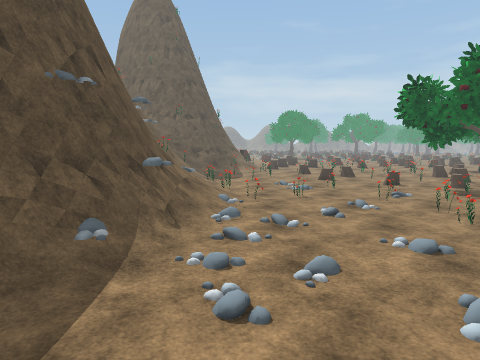
View 1 (above)

24 first-person views from a walk through a Unity game level. The camera is 1.4 m above the floor, tilts 6° down and sees 70° across. The floor is counted in squares, 1 m on a side. Each view is taken from the middle of a square. On the plan, view 1 faces up. The plan holds only what a view shows up to about 15 squares ahead; the rest is blank. The place goes on beyond the plan. The player is left out. Some animated figures are not drawn. Some surface patterns are stand-ins.

View 2
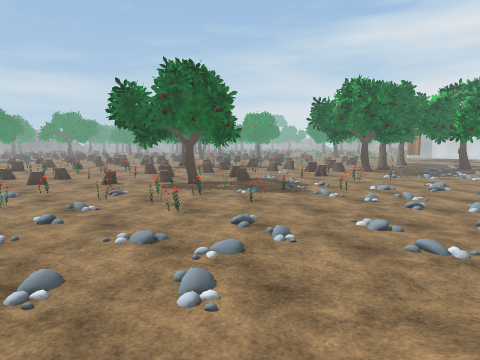

View 3
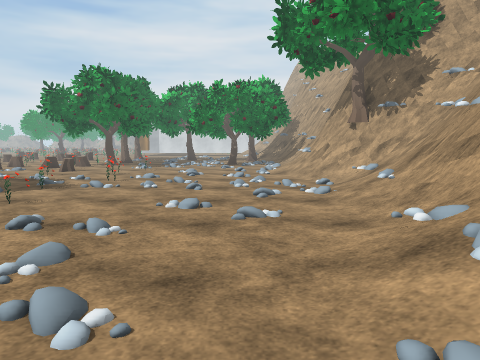

View 4
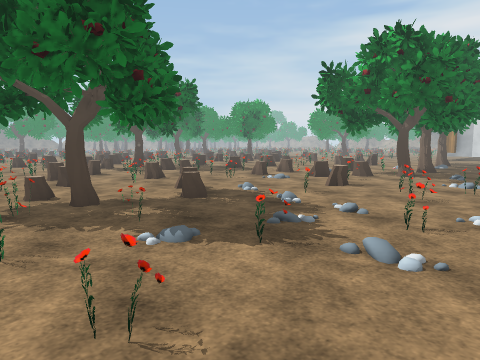

View 5
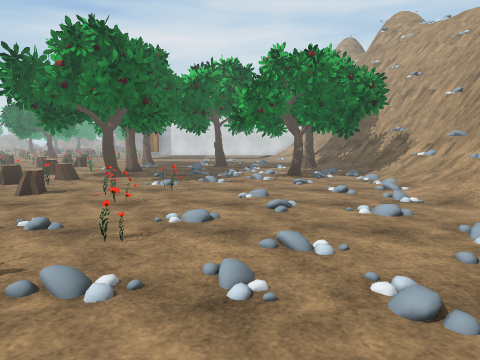

View 6
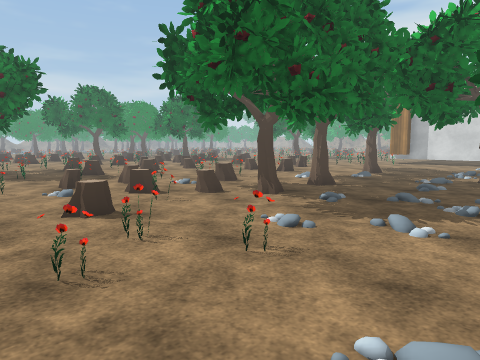

View 7
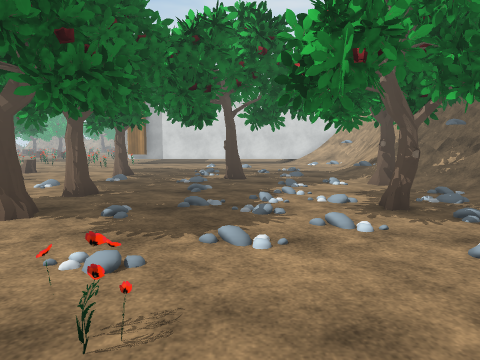

View 8
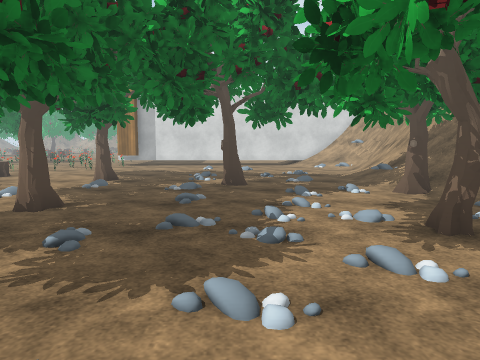

View 9
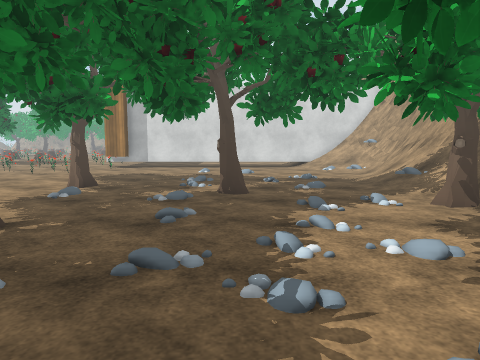

View 10
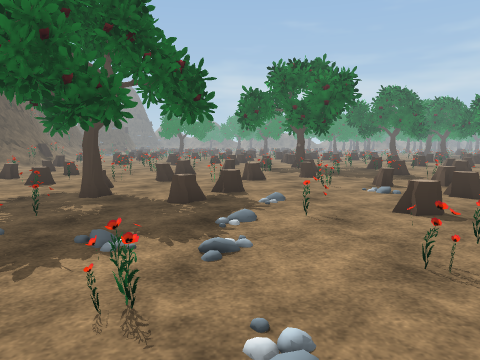

View 11
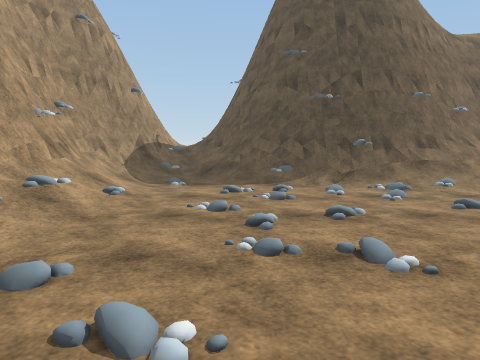

View 12
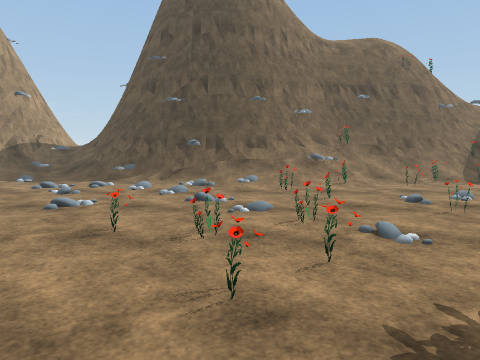

View 13
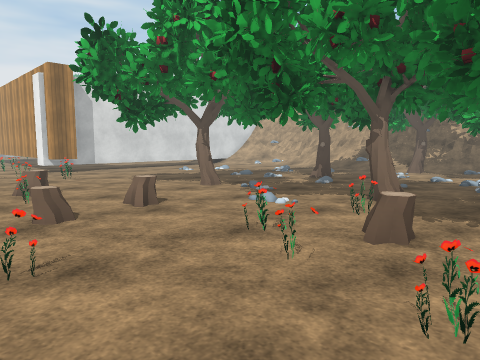

View 14
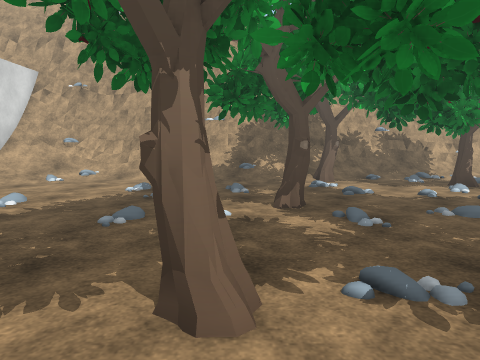

View 15
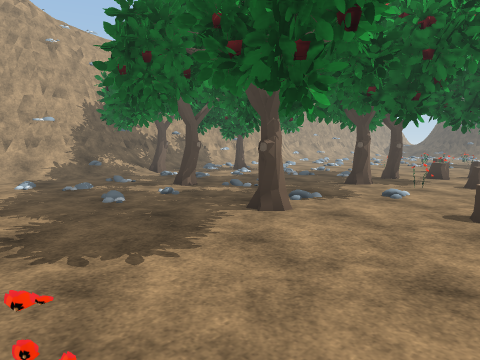

View 16
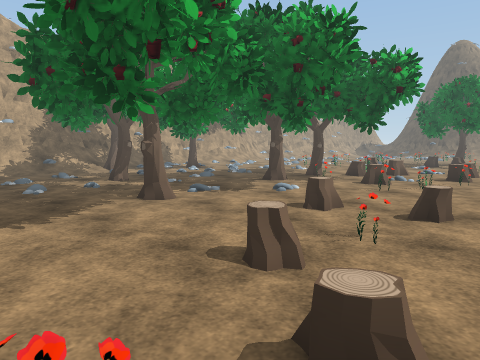

View 17
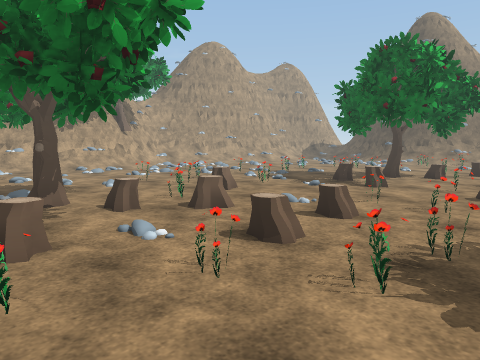

View 18
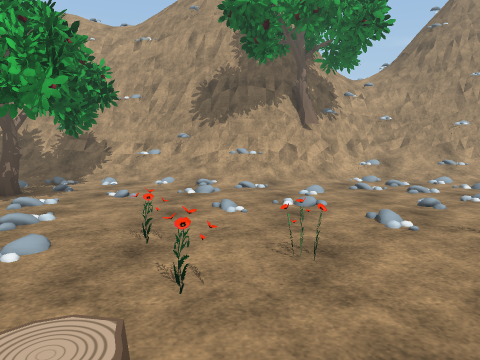

View 19
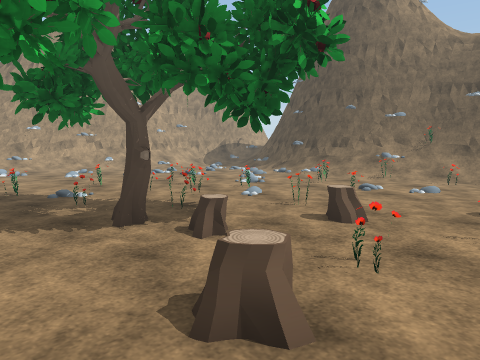

View 20
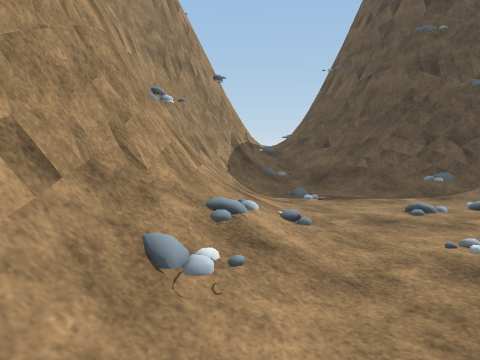

View 21
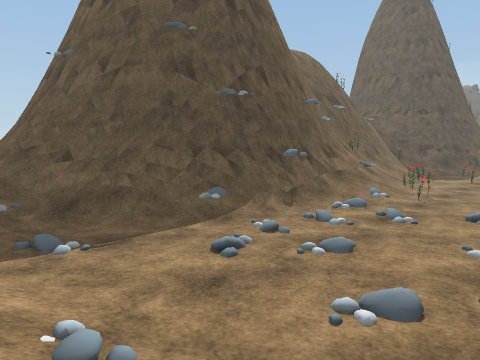

View 22
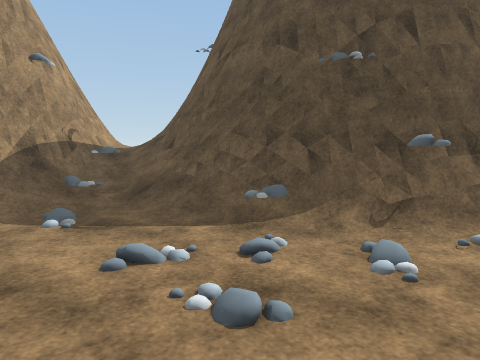

View 23
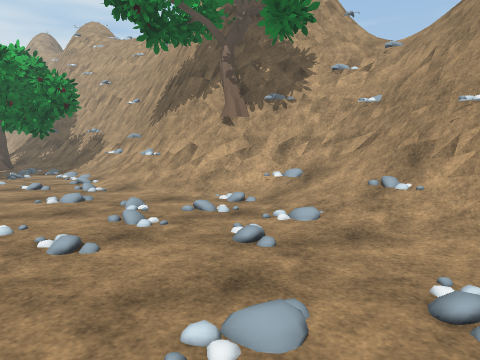

View 24
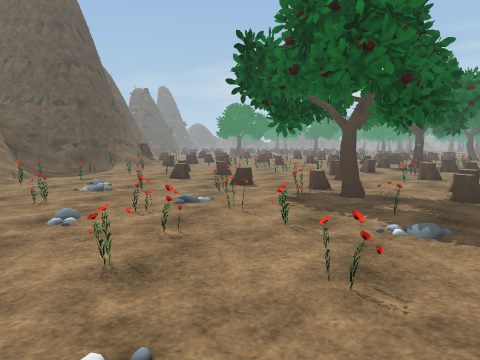

### Floor plan
Key: @ floor where view 1 was taken; # wall or solid block; x gap in a wall; . main floor; : floor 0.25 m higher than the main floor; / step, stairs or slope; = window, fence, low wall or low ledge; T thing the floor can be seen under or through; O other object.
Columns run from 9 left of view 1 to 37 right of it. Each row starts with its distance up from view 1.
 19      #==..... ......O .. .O..... O.          .
 18      #=/.==..OO.=.=.....O.O..=.=...=.......O.=
 17      #=/=.........=.O.=O.......=......O.=.O...
 16      #=/==./....O.....=.....O.O=..=.......O..=.
 15      #=//....=..=TOO......=.O......=..OO.......
 14      #=//....=.==# T..OO.........O............=
 13      ##//=.......==T..O......O. ...  ..... ....
 12      ##///==.......  OO......=OO..=  .........
 11       #=/==...=#=..T....=.OO.=.....x... x.....
 10       ##//.....=.=.............##..#..........
  9       ##//.....=... .:.....=...  .............
  8       ##///...==....=....==...................
  7       #=.........=....=....=.....:............
  6      ##/......................:........#.......
  5     ##=/.......................................
  4   ###=/..:.......................  ............
  3 ####=//....................../...# ............
  2 //////.............../..:../... ##.............
  1  ///////.////............///...  / ./x  ///....
  0 #####=///@/////..../...../////.  /.///# ///////
 -1    ####==##==///////////====////////=#########=
 -2      ###########==///#=######=##=######     #
 -3                ###=#=####  ########
 -4                  ######

Where each view was taken, in squares from view 1:
view 1: 0 up, 0 right, facing up
view 2: 0 up, 0 right, facing up-right
view 3: 2 up, 0 right, facing right
view 4: 5 up, 7 right, facing up-right
view 5: 5 up, 8 right, facing right
view 6: 4 up, 15 right, facing up-right
view 7: 6 up, 16 right, facing right
view 8: 6 up, 18 right, facing right
view 9: 6 up, 20 right, facing right
view 10: 4 up, 14 right, facing up
view 11: 4 up, 10 right, facing left
view 12: 10 up, 11 right, facing left
view 13: 19 up, 22 right, facing down-right
view 14: 14 up, 31 right, facing down
view 15: 16 up, 37 right, facing down-left
view 16: 19 up, 36 right, facing down-left
view 17: 19 up, 25 right, facing down-left
view 18: 12 up, 17 right, facing down
view 19: 19 up, 13 right, facing down-left
view 20: 0 up, 7 right, facing left
view 21: 0 up, 4 right, facing up-left
view 22: 5 up, 4 right, facing left
view 23: 5 up, 6 right, facing down-right
view 24: 4 up, 7 right, facing up
